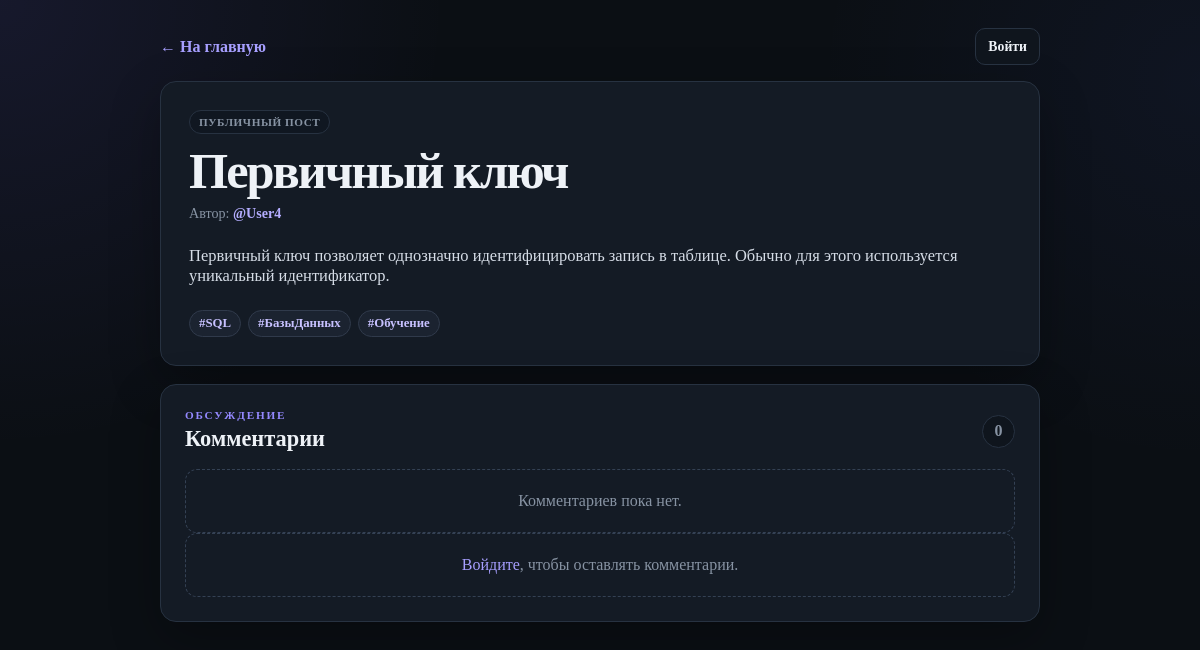
The page /post.php?id=21 on the database its author committed.
### tables this page shows
CREATE TABLE `posts` (
  `id` int NOT NULL,
  `user_id` int NOT NULL,
  `title` varchar(255) NOT NULL,
  `text` text NOT NULL,
  `is_private` tinyint(1) NOT NULL DEFAULT '0',
  `created_at` timestamp NULL DEFAULT CURRENT_TIMESTAMP,
  `secret_code` varchar(64) DEFAULT NULL
);

CREATE TABLE `users` (
  `id` int NOT NULL,
  `login` varchar(50) NOT NULL,
  `password` varchar(255) NOT NULL,
  `created_at` timestamp NULL DEFAULT CURRENT_TIMESTAMP
);

CREATE TABLE `tags` (
  `id` int NOT NULL,
  `name` varchar(50) NOT NULL
);

### auth.php (called while the page is built, shortened)
<?php
require_once __DIR__ . '/db.php';
function isLoggedIn(): bool
{
    return isset($_SESSION['user_id']);
}

### db.php (called while the page is built, shortened)
<?php
function db(): PDO
{
    static $pdo = null;
    if ($pdo === null) {
        $pdo = new PDO(
            'mysql:host=' . DB_HOST . ';dbname=' . DB_NAME . ';charset=' . DB_CHARSET,
            DB_USER,
            DB_PASS,
            [
                PDO::ATTR_ERRMODE => PDO::ERRMODE_EXCEPTION,
                PDO::ATTR_DEFAULT_FETCH_MODE => PDO::FETCH_ASSOC,
                PDO::ATTR_EMULATE_PREPARES => false,
            ]
        );
    }
    return $pdo;
}
function callProcedure(string $sql, array $params = []): array
{
    $pdo = db();
    $stmt = $pdo->prepare($sql);
    $stmt->execute($params);
    $result = $stmt->fetchAll();
    return $result;
}
function h(?string $value): string
{
    return htmlspecialchars($value ?? '', ENT_QUOTES, 'UTF-8');
}

### post.php (the view, shortened to what this page needs)
<?php
require_once __DIR__ . '/auth.php';
$post = null;
$comments = [];
$tags = [];
$postId = isset($_GET['id']) ? (int)$_GET['id'] : 0;
$secretCode = trim((string)($_GET['code'] ?? ''));
try {
    if ($postId > 0) {
        $result = callProcedure('CALL get_post_by_id(?)', [$postId]);
        $post = $result[0] ?? null;
    } elseif ($secretCode !== '') {
        $result = callProcedure('CALL get_secret_post(?)', [$secretCode]);
        $post = $result[0] ?? null;
        if (!$post) {
            $error = 'Пост с таким секретным кодом не найден';
        }
    } else {
        $error = 'Пост не указан';
    }
    if ($post) {
        $postId = (int)$post['id'];
        $comments = callProcedure('CALL get_comments(?)', [$postId]);
        $tags = callProcedure('CALL get_post_tags(?)', [$postId]);
    }
} catch (PDOException $e) {
    $error = 'Ошибка базы данных';
}
?>
<!doctype html>
<html lang="ru">
<head>
    <link rel="stylesheet" href="assets/css/base.css">
    <link rel="stylesheet" href="assets/css/post.css">
</head>
<body class="site-body">
<div class="page-shell page-shell--narrow-wide">
    <div class="page-topbar">
        <a class="text-link" href="index.php">← На главную</a>
        <?php if (isLoggedIn()): ?>
            <span class="user-chip">@<?= h(currentLogin()) ?></span>
        <?php else: ?>
            <a class="button button--small button--ghost" href="login.php">Войти</a>
        <?php endif; ?>
    </div>
    <?php if ($post): ?>
        <article class="post-detail <?= (int)$post['is_private'] ? 'post-detail--private' : '' ?>">
            <div class="post-detail__header">
                <div>
                    <span class="post-badge <?= (int)$post['is_private'] ? 'post-badge--private' : '' ?>">
                        <?= (int)$post['is_private'] ? 'Приватный пост' : 'Публичный пост' ?>
                    </span>
                    <h1><?= h($post['title']) ?></h1>
                    <p class="post-meta">Автор: <a class="author-link" href="user.php?id=<?= (int)$post['user_id'] ?>">@<?= h($post['login']) ?></a></p>
                </div>
            </div>
            <div class="post-content"><?= nl2br(h($post['text'])) ?></div>
            <?php if ($tags): ?>
                <div class="tag-list">
                    <?php foreach ($tags as $tag): ?>
                        <a class="tag" href="index.php">#<?= h($tag['name']) ?></a>
                    <?php endforeach; ?>
                </div>
            <?php endif; ?>
        </article>
        <section class="panel comments-panel">
            <div class="section-heading">
                <div>
                    <p class="eyebrow">ОБСУЖДЕНИЕ</p>
                    <h2>Комментарии</h2>
                </div>
                <span class="count-badge"><?= count($comments) ?></span>
            </div>
            <div id="comments" class="comments-list">
                <?php if (!$comments): ?>
                    <div class="empty-state">Комментариев пока нет.</div>
                <?php endif; ?>
            </div>
            <?php if (isLoggedIn()): ?>
                <form id="comment-form" class="comment-form">
                    <input type="hidden" name="post_id" value="<?= (int)$post['id'] ?>">
                    <input type="hidden" name="secret_code" value="<?= h($secretCode) ?>">
                    <label class="field">
                        <span class="field__label">Ваш комментарий</span>
                        <textarea class="input textarea textarea--small" name="text" placeholder="Написать комментарий..." required></textarea>
                    </label>
                    <button class="button button--primary" type="submit">Добавить комментарий</button>
                </form>
                <div id="comment-result" class="result"></div>
            <?php else: ?>
                <div class="login-hint">
                    <a href="login.php">Войдите</a>, чтобы оставлять комментарии.
                </div>
            <?php endif; ?>
        </section>
    <?php endif; ?>
</div>
</body>
</html>

### assets/css/base.css (style rules this page uses)
:root { --bg: #0b0f14; --bg-soft: #10161f; --surface: #141b25; --surface-2: #192230; --surface-3: #0f151d; --text: #eef2f7; --text-soft: #c2cad5; --muted: #8793a3; --border: #273241; --border-soft: #202a37; --primary: #7c6cff; --primary-hover: #8d7fff; --secondary: #26314a; --secondary-text: #d8ddff; --danger: #ef5b68; --danger-soft: #311a20; --success: #57c78a; --success-soft: #142a20; --warning: #e7b95b; --warning-soft: #302710; --shadow: 0 18px 50px rgba(0, 0, 0, .28); --radius: 16px; }
* { box-sizing: border-box; }
html { scroll-behavior: smooth; }
body { min-height: 100vh; margin: 0; color: var(--text); background: radial-gradient(circle at 0 0, rgba(124, 108, 255, .10), transparent 28rem), radial-gradient(circle at 100% 10%, rgba(84, 112, 255, .06), transparent 24rem), var(--bg); font-family: Inter, ui-sans-serif, system-ui, -apple-system, BlinkMacSystemFont, "Segoe UI", sans-serif; line-height: 1.6; }
body, button, input, textarea { font: inherit; }
a { color: #a79fff; text-decoration: none; }
h1, h2, h3, p { margin-top: 0; }
h1 { margin-bottom: 8px; font-size: clamp(2rem, 5vw, 3.15rem); line-height: 1.08; letter-spacing: -.04em; }
h2 { margin-bottom: 0; font-size: 1.4rem; line-height: 1.2; }
.site-body { min-height: 100vh; }
.page-shell { width: min(1120px, calc(100% - 32px)); margin-inline: auto; padding-block: 28px 42px; }
.page-shell--narrow-wide { width: min(880px, calc(100% - 32px)); }
.site-header, .page-topbar, .section-heading, .post-card__top, .comment-card__header, .header-actions, .auth-links, .post-actions, .button-row, .inline-fields, .inline-form, .brand-block { display: flex; align-items: center; }
.site-header, .page-topbar, .section-heading, .post-card__top, .comment-card__header { justify-content: space-between; gap: 18px; }
.page-topbar { margin-bottom: 16px; }
.eyebrow { margin-bottom: 5px; color: #9489ff; font-size: .7rem; font-weight: 800; letter-spacing: .16em; text-transform: uppercase; }
.muted, .post-meta, .field__hint { color: var(--muted); }
.user-chip, .count-badge, .post-badge, .tag { display: inline-flex; align-items: center; width: fit-content; border-radius: 999px; }
.panel, .auth-card, .post-detail, .profile-hero, .stat-card { border: 1px solid var(--border); border-radius: var(--radius); background: var(--surface); box-shadow: var(--shadow); }
.panel { padding: 24px; }
.post-meta { margin-bottom: 0; font-size: .88rem; }
.author-link { color: #b4adff; font-weight: 700; }
.tag-list { display: flex; flex-wrap: wrap; gap: 7px; margin-block: 12px; }
.tag { padding: 5px 9px; border: 1px solid #303a4b; background: #1b2330; color: #c7c1ff; font-size: .8rem; font-weight: 700; }
.button { display: inline-flex; align-items: center; justify-content: center; min-height: 43px; padding-inline: 15px; border: 1px solid transparent; border-radius: 10px; font-weight: 750; transition: transform .16s ease, background .16s ease, border-color .16s ease; }
.button--ghost { border-color: var(--border); background: var(--surface-3); color: var(--text); }
.button--small { min-height: 37px; padding-inline: 12px; font-size: .86rem; }
.text-link { font-weight: 750; }
.empty-state, .login-hint { padding: 22px; border: 1px dashed #344154; border-radius: 12px; color: var(--muted); text-align: center; }
.post-detail { padding: 28px; margin-bottom: 18px; }
.post-detail__header h1 { margin-block: 10px 7px; font-size: clamp(2rem, 6vw, 3.15rem); }
.post-content { margin-block: 24px; color: #d5dce6; font-size: 1.03rem; overflow-wrap: anywhere; }
.post-badge { padding: 5px 9px; border: 1px solid var(--border); background: #101721; color: var(--muted); font-size: .7rem; font-weight: 800; letter-spacing: .05em; text-transform: uppercase; }
.comments-list { display: grid; gap: 9px; }
.count-badge { min-width: 33px; height: 33px; justify-content: center; border: 1px solid var(--border); background: var(--surface-3); color: var(--muted); font-weight: 800; }

### assets/css/post.css (style rules this page uses)
.post-detail .tag-list { margin-bottom: 0; }
.comments-panel .section-heading { margin-bottom: 16px; }

### rows shown on the page
posts: title "Первичный ключ", user.login "User4", text "Первичный ключ позволяет однозначно идентифицировать запись в таблице. Обычно для этого используется уникальный идентификатор."
tags: name "SQL"
tags: name "БазыДанных"
tags: name "Обучение"

### other values the page prints
count($comments) "0"
